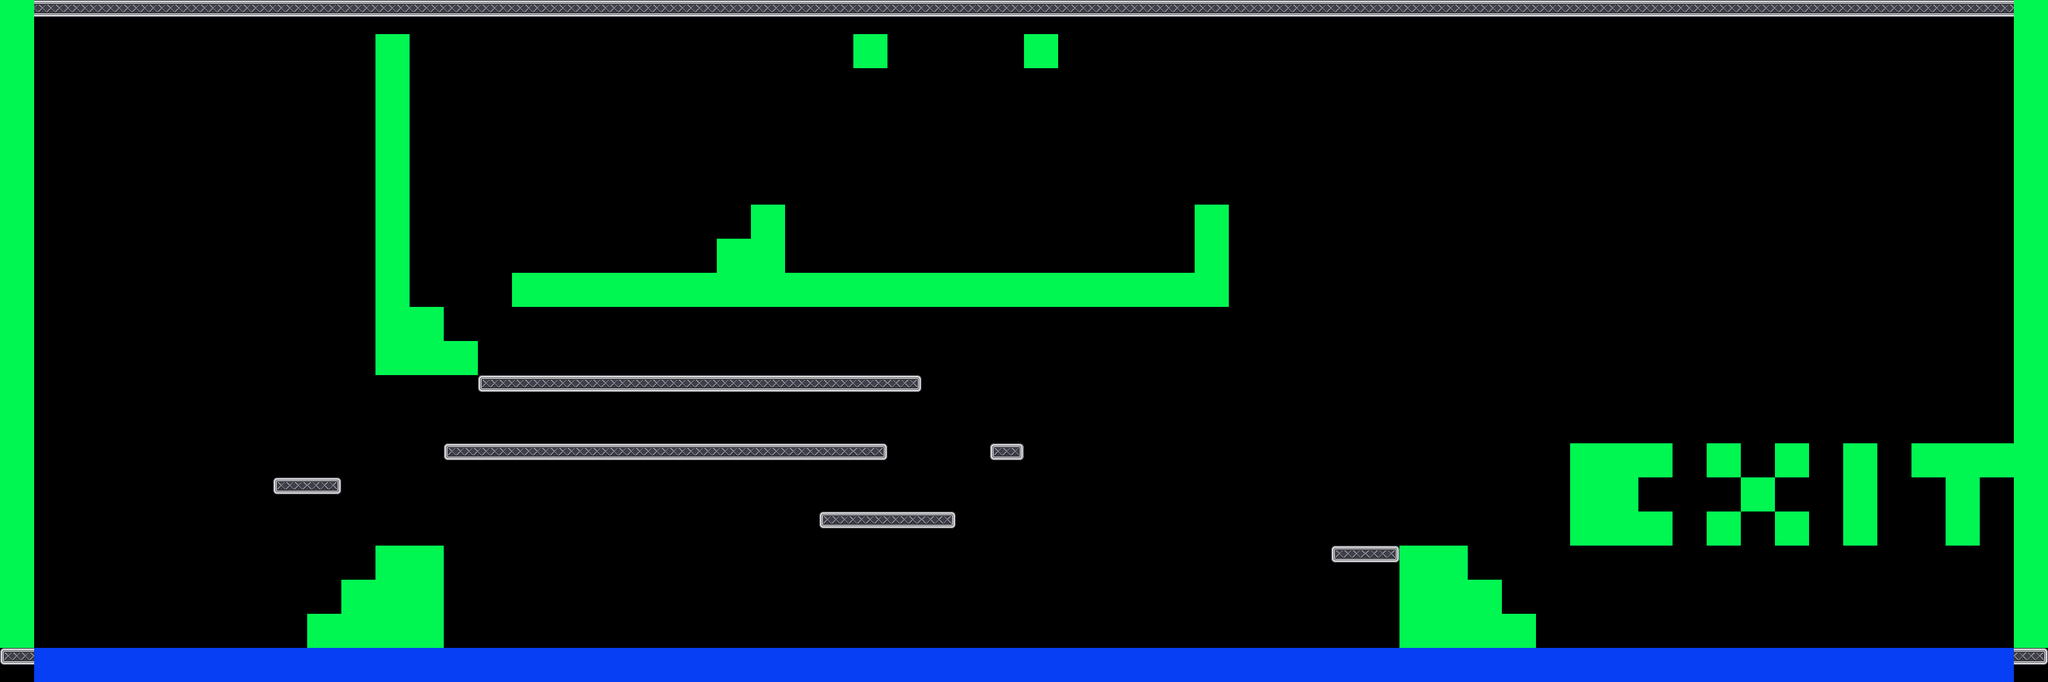

Rendered tile map (Tiled .tmx) drawn with the repository's tilesets; below, a short description and the map source with its tile grids summarised:
An orthogonal 60x20 tile map with 64x64 px tiles, 1 tile layer (Calque de Tile 1), 6 tilesets and 45 objects.

<map version="1.0" orientation="orthogonal" width="60" height="20" tilewidth="64" tileheight="64">
 <tileset firstgid="1" name="mur" tilewidth="64" tileheight="64">
  <image source="mur.png" trans="ffffff" width="64" height="64" />
 </tileset>
 <tileset firstgid="2" name="sol" tilewidth="64" tileheight="64">
  <image source="sol.png" trans="ffffff" width="64" height="64" />
 </tileset>
 <tileset firstgid="3" name="alone" tilewidth="64" tileheight="64">
  <image source="alone.png" width="64" height="64" />
 </tileset>
 <tileset firstgid="4" name="left" tilewidth="64" tileheight="64">
  <image source="left.png" width="64" height="64" />
 </tileset>
 <tileset firstgid="5" name="mid" tilewidth="64" tileheight="64">
  <image source="mid.png" width="64" height="64" />
 </tileset>
 <tileset firstgid="6" name="right" tilewidth="64" tileheight="64">
  <image source="right.png" width="64" height="64" />
 </tileset>
 <layer name="Calque de Tile 1" width="60" height="20">
  <data>[1200 cells, 271 non-empty, 6 distinct tile ids]</data>
 </layer>
 <objectgroup color="#00ff00" name="wall" width="60" height="20">
  <object x="0" y="0" width="64" height="1216" />
  <object x="3776" y="0" width="64" height="1216" />
  <object x="2624" y="1088" width="64" height="128" />
  <object x="768" y="1088" width="64" height="128" />
  <object x="704" y="64" width="64" height="576" />
  <object x="2560" y="64" width="64" height="832" />
 </objectgroup>
 <objectgroup color="#0000ff" name="platform" width="60" height="20">
  <object x="0" y="1216" width="3840" height="64" />
  <object x="64" y="0" width="3712" height="64" />
  <object x="2624" y="1024" width="128" height="64" />
  <object x="2752" y="1088" width="64" height="64" />
  <object x="2816" y="1152" width="64" height="64" />
  <object x="640" y="1088" width="64" height="64" />
  <object x="704" y="1024" width="128" height="64" />
  <object x="576" y="1152" width="64" height="64" />
  <object x="832" y="832" width="832" height="64" />
  <object x="1536" y="960" width="256" height="64" />
  <object x="704" y="640" width="192" height="64" />
  <object x="1856" y="832" width="64" height="64" />
  <object x="2496" y="1024" width="128" height="64" />
  <object x="896" y="704" width="832" height="64" />
  <object x="768" y="576" width="64" height="64" />
  <object x="832" y="1024" width="1664" height="64" />
  <object x="960" y="512" width="1344" height="64" />
  <object x="512" y="896" width="128" height="64" />
  <object x="1408" y="384" width="64" height="64" />
  <object x="1344" y="448" width="128" height="64" />
  <object x="2240" y="384" width="64" height="128" />
 </objectgroup>
 <objectgroup color="#ffffff" name="movable" width="60" height="20" />
 <objectgroup color="#ff6666" name="destroyable" width="60" height="20" />
 <objectgroup color="#ff0000" name="metalman" width="60" height="20">
  <object x="128" y="1152" width="64" height="64" />
 </objectgroup>
 <objectgroup color="#ff0000" name="themagnet" width="60" height="20">
  <object x="256" y="1152" width="64" height="64" />
 </objectgroup>
 <objectgroup color="#800000" name="generator" width="60" height="20" />
 <objectgroup color="#66ccff" name="switch" width="60" height="20" />
 <objectgroup color="#e6e6e6" name="metal" width="60" height="20">
  <object x="1600" y="64" width="64" height="64" />
  <object x="1920" y="64" width="64" height="64" />
 </objectgroup>
 <objectgroup color="#333333" name="gate" width="60" height="20">
  <object x="1600" y="768" width="64" height="64">
   <properties>
    <property name="id" value="3" />
   </properties>
  </object>
  <object x="832" y="512" width="128" height="64">
   <properties>
    <property name="id" value="4" />
   </properties>
  </object>
  <object x="2560" y="896" width="64" height="128">
   <properties>
    <property name="id" value="5" />
   </properties>
  </object>
  <object x="1920" y="832" width="640" height="64">
   <properties>
    <property name="enabled" value="true" />
    <property name="id" value="4" />
   </properties>
  </object>
  <object x="2304" y="512" width="256" height="64">
   <properties>
    <property name="id" value="5" />
   </properties>
  </object>
  <object x="2240" y="576" width="64" height="512">
   <properties>
    <property name="enabled" value="true" />
    <property name="id" value="5" />
   </properties>
  </object>
  <object x="2304" y="1024" width="192" height="64">
   <properties>
    <property name="enabled" value="true" />
    <property name="id" value="5" />
   </properties>
  </object>
 </objectgroup>
 <objectgroup color="#004080" name="acid" width="60" height="20">
  <object x="832" y="1088" width="1792" height="128" />
  <object x="1472" y="384" width="768" height="128" />
 </objectgroup>
 <objectgroup color="#ffff00" name="arc" width="60" height="20" />
 <objectgroup color="#ffff00" name="levelend" width="60" height="20">
  <object x="3456" y="1024" width="320" height="192">
   <properties>
    <property name="next" value="level6" />
   </properties>
  </object>
 </objectgroup>
 <objectgroup color="#800080" name="gateswitch" width="60" height="20">
  <object x="896" y="640" width="64" height="64">
   <properties>
    <property name="id" value="3" />
   </properties>
  </object>
  <object x="2496" y="960" width="64" height="64">
   <properties>
    <property name="id" value="4" />
   </properties>
  </object>
  <object x="1152" y="448" width="64" height="64">
   <properties>
    <property name="id" value="4" />
   </properties>
  </object>
  <object x="2368" y="448" width="64" height="64">
   <properties>
    <property name="id" value="5" />
   </properties>
  </object>
 </objectgroup>
</map>
